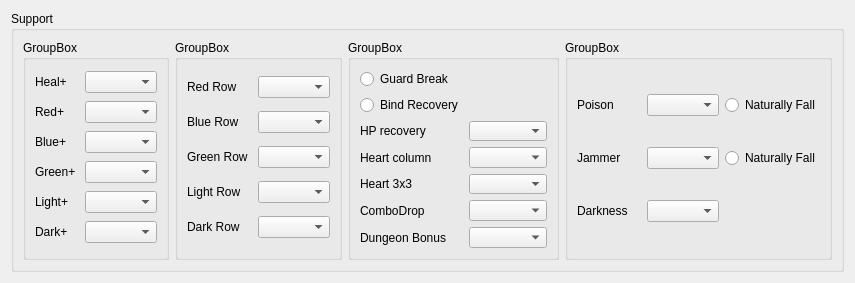
                     <widget class="QWidget" name="scrollAreaWidgetContents_13">
                      <property name="geometry">
                       <rect>
                        <x>0</x>
                        <y>0</y>
                        <width>855</width>
                        <height>283</height>
                       </rect>
                      </property>
                      <layout class="QGridLayout" name="gridLayout_46">
                       <item row="0" column="0">
                        <widget class="QGroupBox" name="groupBox_11">
                         <property name="maximumSize">
                          <size>
                           <width>16777215</width>
                           <height>261</height>
                          </size>
                         </property>
                         <property name="title">
                          <string>Support</string>
                         </property>
                         <layout class="QGridLayout" name="gridLayout_44">
                          <item row="0" column="2">
                           <widget class="QGroupBox" name="groupBox_20">
                            <property name="maximumSize">
                             <size>
                              <width>211</width>
                              <height>16777215</height>
                             </size>
                            </property>
                            <property name="title">
                             <string>GroupBox</string>
                            </property>
                            <layout class="QGridLayout" name="gridLayout_42">
                             <item row="4" column="0">
                              <widget class="QLabel" name="label_69">
                               <property name="text">
                                <string>Heart 3x3</string>
                               </property>
                              </widget>
                             </item>
                             <item row="0" column="0">
                              <widget class="QRadioButton" name="radioButton_4">
                               <property name="text">
                                <string>Guard Break</string>
                               </property>
                              </widget>
                             </item>
                             <item row="3" column="0">
                              <widget class="QLabel" name="label_68">
                               <property name="text">
                                <string>Heart column</string>
                               </property>
                              </widget>
                             </item>
                             <item row="3" column="1">
                              <widget class="QComboBox" name="comboBox_132"/>
                             </item>
                             <item row="6" column="1">
                              <widget class="QComboBox" name="comboBox_134"/>
                             </item>
                             <item row="5" column="0">
                              <widget class="QLabel" name="label_70">
                               <property name="text">
                                <string>ComboDrop</string>
                               </property>
                              </widget>
                             </item>
                             <item row="5" column="1">
                              <widget class="QComboBox" name="comboBox_131"/>
                             </item>
                             <item row="4" column="1">
                              <widget class="QComboBox" name="comboBox_133"/>
                             </item>
                             <item row="6" column="0">
                              <widget class="QLabel" name="label_71">
                               <property name="text">
                                <string>Dungeon Bonus</string>
                               </property>
                              </widget>
                             </item>
                             <item row="1" column="0">
                              <widget class="QRadioButton" name="radioButton_7">
                               <property name="text">
                                <string>Bind Recovery</string>
                               </property>
                              </widget>
                             </item>
                             <item row="2" column="0">
                              <widget class="QLabel" name="label_77">
                               <property name="text">
                                <string>HP recovery</string>
                               </property>
                              </widget>
                             </item>
                             <item row="2" column="1">
                              <widget class="QComboBox" name="comboBox_138"/>
                             </item>
                            </layout>
                           </widget>
                          </item>
                          <item row="0" column="1">
                           <widget class="QGroupBox" name="groupBox_19">
                            <property name="maximumSize">
                             <size>
                              <width>167</width>
                              <height>16777215</height>
                             </size>
                            </property>
                            <property name="title">
                             <string>GroupBox</string>
                            </property>
                            <layout class="QGridLayout" name="gridLayout_41">
                             <item row="0" column="1">
                              <widget class="QComboBox" name="comboBox_126"/>
                             </item>
                             <item row="5" column="0">
                              <widget class="QLabel" name="label_66">
                               <property name="text">
                                <string>Light Row</string>
                               </property>
                              </widget>
                             </item>
                             <item row="5" column="1">
                              <widget class="QComboBox" name="comboBox_129"/>
                             </item>
                             <item row="0" column="0">
                              <widget class="QLabel" name="label_63">
                               <property name="text">
                                <string>Red Row</string>
                               </property>
                              </widget>
                             </item>
                             <item row="6" column="0">
                              <widget class="QLabel" name="label_67">
                               <property name="text">
                                <string>Dark Row</string>
                               </property>
                              </widget>
                             </item>
                             <item row="6" column="1">
                              <widget class="QComboBox" name="comboBox_130"/>
                             </item>
                             <item row="1" column="1">
                              <widget class="QComboBox" name="comboBox_127"/>
                             </item>
                             <item row="1" column="0">
                              <widget class="QLabel" name="label_64">
                               <property name="text">
                                <string>Blue Row</string>
                               </property>
                              </widget>
                             </item>
                             <item row="2" column="0">
                              <widget class="QLabel" name="label_65">
                               <property name="text">
                                <string>Green Row</string>
                               </property>
                              </widget>
                             </item>
                             <item row="2" column="1">
                              <widget class="QComboBox" name="comboBox_128"/>
                             </item>
                            </layout>
                           </widget>
                          </item>
                          <item row="0" column="0">
                           <widget class="QGroupBox" name="groupBox_18">
                            <property name="maximumSize">
                             <size>
                              <width>146</width>
                              <height>16777215</height>
                             </size>
                            </property>
                            <property name="title">
                             <string>GroupBox</string>
                            </property>
                            <layout class="QGridLayout" name="gridLayout_40">
                             <item row="7" column="1">
                              <widget class="QComboBox" name="comboBox_113"/>
                             </item>
                             <item row="0" column="0">
                              <widget class="QLabel" name="label_45">
                               <property name="text">
                                <string>Heal+</string>
                               </property>
                              </widget>
                             </item>
                             <item row="0" column="1">
                              <widget class="QComboBox" name="comboBox_109"/>
                             </item>
                             <item row="8" column="1">
                              <widget class="QComboBox" name="comboBox_108"/>
                             </item>
                             <item row="1" column="0">
                              <widget class="QLabel" name="label_46">
                               <property name="text">
                                <string>Red+</string>
                               </property>
                              </widget>
                             </item>
                             <item row="1" column="1">
                              <widget class="QComboBox" name="comboBox_110"/>
                             </item>
                             <item row="7" column="0">
                              <widget class="QLabel" name="label_49">
                               <property name="text">
                                <string>Light+</string>
                               </property>
                              </widget>
                             </item>
                             <item row="8" column="0">
                              <widget class="QLabel" name="label_50">
                               <property name="text">
                                <string>Dark+</string>
                               </property>
                              </widget>
                             </item>
                             <item row="4" column="1">
                              <widget class="QComboBox" name="comboBox_112"/>
                             </item>
                             <item row="2" column="0">
                              <widget class="QLabel" name="label_47">
                               <property name="text">
                                <string>Blue+</string>
                               </property>
                              </widget>
                             </item>
                             <item row="2" column="1">
                              <widget class="QComboBox" name="comboBox_111"/>
                             </item>
                             <item row="4" column="0">
                              <widget class="QLabel" name="label_48">
                               <property name="text">
                                <string>Green+</string>
                               </property>
                              </widget>
                             </item>
                            </layout>
                           </widget>
                          </item>
                          <item row="0" column="3">
                           <widget class="QGroupBox" name="groupBox_21">
                            <property name="title">
                             <string>GroupBox</string>
                            </property>
                            <layout class="QGridLayout" name="gridLayout_43">
                             <item row="0" column="0">
                              <widget class="QLabel" name="label_72">
                               <property name="text">
                                <string>Poison</string>
                               </property>
                              </widget>
                             </item>
                             <item row="0" column="1">
                              <widget class="QComboBox" name="comboBox_135"/>
                             </item>
                             <item row="0" column="2">
                              <widget class="QRadioButton" name="radioButton_5">
                               <property name="text">
                                <string>Naturally Fall</string>
                               </property>
                              </widget>
                             </item>
                             <item row="1" column="0">
                              <widget class="QLabel" name="label_73">
                               <property name="text">
                                <string>Jammer</string>
                               </property>
                              </widget>
                             </item>
                             <item row="1" column="1">
                              <widget class="QComboBox" name="comboBox_136"/>
                             </item>
                             <item row="1" column="2">
                              <widget class="QRadioButton" name="radioButton_6">
                               <property name="text">
                                <string>Naturally Fall</string>
                               </property>
                              </widget>
                             </item>
                             <item row="2" column="0">
                              <widget class="QLabel" name="label_74">
                               <property name="text">
                                <string>Darkness</string>
                               </property>
                              </widget>
                             </item>
                             <item row="2" column="1">
                              <widget class="QComboBox" name="comboBox_137"/>
                             </item>
                            </layout>
                           </widget>
                          </item>
                         </layout>
                        </widget>
                       </item>
                      </layout>
                     </widget>
